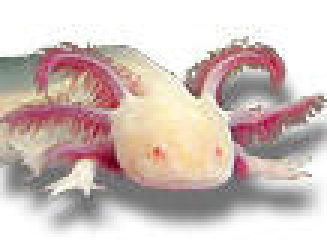
#> input picture lib/axtls/docsrc/images/axolotl.jpg, 109 x 84 px (shown 3 times larger)
$ python build.py ../../../../../../lib/axtls/docsrc/images/axolotl.jpg
#> lines starting #> are read from the running program, lines starting #| are printed output that depends on the picture; after the words box and inside, x2 and y2 are one past the last pixel; in counts of white or black regions, pixels touching at a corner belong together
#!/usr/bin/env python3
#
# (c) Copyright 2018 by Coinkite Inc. This file is part of Coldcard <coldcardwallet.com>
# and is covered by GPLv3 license found in COPYING.
#
import os, sys, pdb
from PIL import Image, ImageOps
import zlib

def read_text(fname):

    w = 0
    rows = []
    Z = b'\0'
    F = b'\xff'

    # do not trim whitespace; perhaps it is spacing data

    for ln in open(fname, 'rt').readlines():
        ln = ln.rstrip('\n')
        r = b''.join(F if i != ' ' else Z for i in ln)
        w = max(w, len(r))
        rows.append(r)

    assert 1 <= w < 230, w

    raw = b''
    for r in rows:
        r += Z*(w - len(r))
        raw += r

    return Image.frombytes('L', (w, len(rows)), raw).convert('1')

def read_img(fn):
    img = Image.open(fn)
#> img is the input picture: PIL image 109x84 RGB; mean R, G, B 209.7, 194.2, 189.4
    w,h = img.size
#> w = 109; h = 84
    assert 1 <= w < 230, w

    img = img.convert('L')
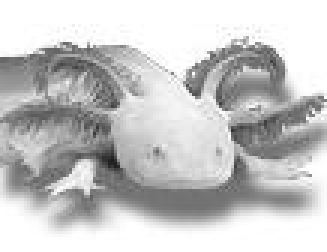
#> img: PIL image 109x84 L (shown 3 times larger); min 29, max 255, mean 198.3
    # fix colour issues: assume minority colour is white (1)
    histo = img.histogram()
#> histo = 256 values, max 2247 at index 255, min 0 at index 0, mean 35.77
    assert len(histo) == 256, repr(histo)
    #assert len(set(histo)) == 3, "Too many colors: "+repr(histo)

    # if histo[-1] > histo[0]:
    img = ImageOps.invert(img)
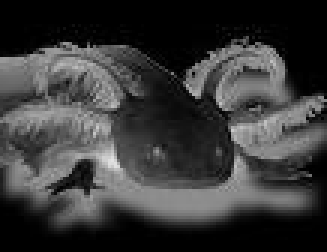
#> img: PIL image 109x84 L (shown 3 times larger); min 0, max 226, mean 56.7

    return img.convert('1', dither=False)
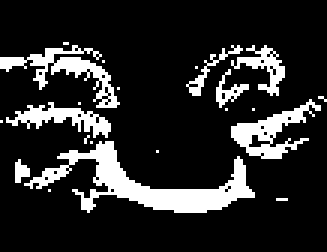
#> returned value: PIL image 109x84 1 (shown 3 times larger); 16.1% white; 22 white regions (14 under 20 px), largest, box (x1, y1, x2, y2) and area: (8, 47, 85, 71) 583, (0, 15, 40, 36) 241, (77, 33, 107, 53) 222

def compress(n, wbits=-9):
    z = zlib.compressobj(wbits=wbits)
    rv = z.compress(n)
    rv += z.flush(zlib.Z_FINISH)
    return rv

def crunch(n):
    # try them all... not finding any difference tho.
    a = [(wb,compress(n, wb)) for wb in range(-9, -15, -1)]

    a.sort(key=lambda i: (-len(i[1]), -i[0]))

    #print(' / '.join("%d => %d" % (wb,len(d)) for wb,d in a))

    return a[0]


def doit(outfname, fnames):

    assert fnames, "need some files"

    fp = open(outfname, 'wt')

    fp.write("""\
# SPDX-FileCopyrightText: 2021 Foundation Devices, Inc. <hello@foundationdevices.com>
# SPDX-License-Identifier: GPL-3.0-or-later
#
# SPDX-FileCopyrightText: 2018 Coinkite, Inc. <coldcardwallet.com>
# SPDX-License-Identifier: GPL-3.0-only
#
# autogenerated; don't edit
#
class Graphics:
    # (w,h, w_bytes, wbits, data)

""")

    for fn in fnames:
        if fn.endswith('.txt'):
            img = read_text(fn)
        else:
            img = read_img(fn)

        assert img.mode == '1'
        #img.show()

        varname = fn.split('.')[0].replace('-', '_')

        w,h = img.size
#> w = 109; h = 84
        raw = img.tobytes()
        wbits, comp = crunch(raw)
#> wbits = -10

        if 0:
            # is compression better?
            is_comp = len(comp)+8 < len(raw)
        else:
            # disable; taking too much runtime memory
            is_comp = False

        print("    %s = (%d, %d,  %d, %s, %r)\n" % (varname, w, h, ((w+7)//8),
                        wbits if is_comp else 0, raw if not is_comp else comp), file=fp)

        print("done: '%s' (%d x %d)" % (varname, w, h))
#| done: '' (109 x 84)

    fp.write("\n# EOF\n")

if 1:
    doit('graphics.py', sys.argv[1:])
